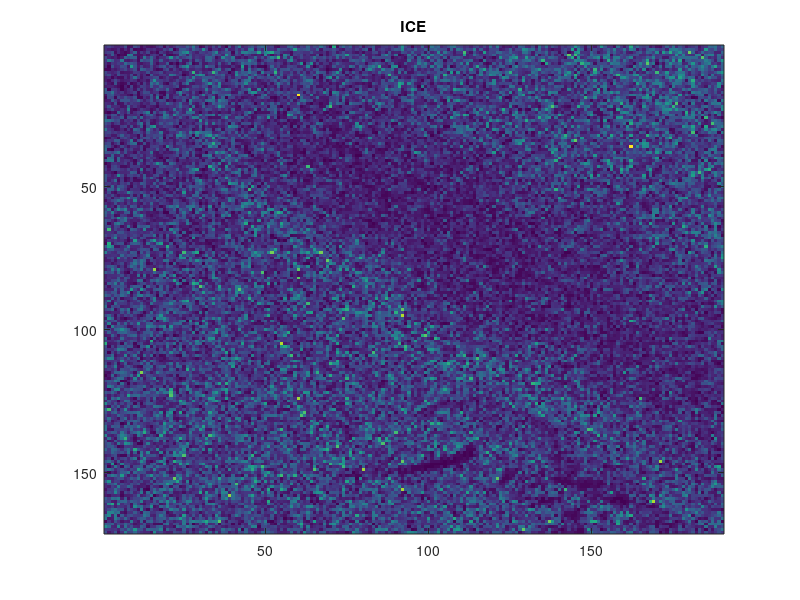
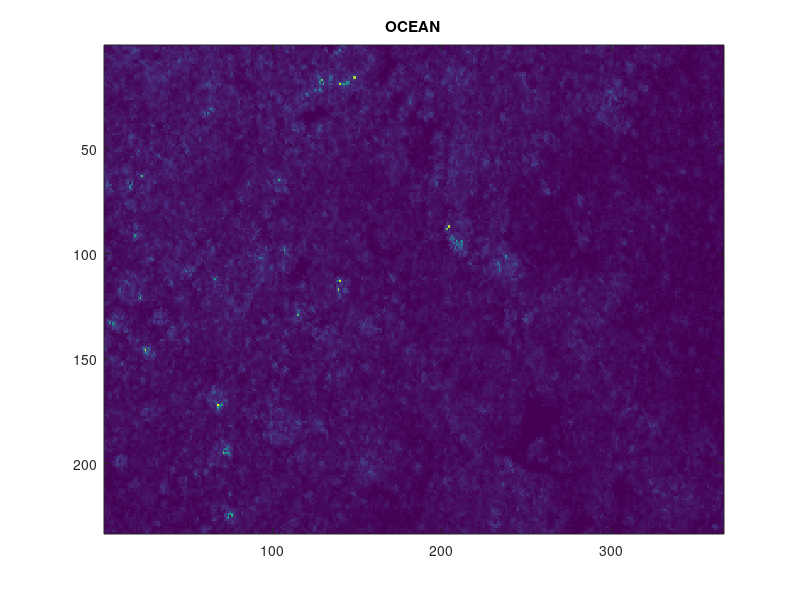

MATLAB code for these plots, in order: (Note: this script raises an error after producing the figures.)
clear;
clc;

%% R1a) - Puramente teórica

%% R1b)

load('sar_image.mat');

imagesc(I);
%colormap(parula(200));

%Just to compare and test colormap function

% figure();
 %imagesc(I);
 %colormap(parula(2)); 

% figure();
% imagesc(I);
% colormap summer;

%% R1c)

%[I2,rect]=imcrop(imagesc(I))

%----------ICE-----------------------
rect=[0.5100  201.5100  189.9800  170.9800]
I2=imcrop(I,rect);
figure(1);
imagesc(I2)
title('ICE')

%---------Water----------------------
rect=[276.5100    0.5100  365.9800  232.9800];
I3=imcrop(I,rect);
figure(2);
imagesc(I3)
title('OCEAN')

%% ---------ICE---------------------
figure(3)
ice=I2(:);
ice = ice - min(ice(:));
ice = ice ./ max(ice(:));
h=histogram(ice, 'Normalization','probability')

norm_ice = mle(ice,'distribution', 'norm');
exp_ice = mle(ice,'distribution', 'exp');
rayl_ice = mle(ice,'distribution', 'rayl');

y = linspace(0, 1, h.NumBins);
p_norm_ice = normpdf(y, norm_ice(1), norm_ice(2));
p_norm_ice = p_norm_ice./sum(p_norm_ice);

p_rayl_ice = raylpdf(y, rayl_ice);
p_rayl_ice = p_rayl_ice./sum(p_rayl_ice);
p_exp_ice = exppdf(y,exp_ice);
p_exp_ice = p_exp_ice./sum(p_exp_ice);

hold on
plot(y,p_norm_ice,'LineWidth',1.5)
plot(y,p_rayl_ice,'LineWidth',1.5)
plot(y,p_exp_ice,'LineWidth',1.5)

legend('Histogram','Normal distribuition', 'Rayleigh distribuition',...
    'Exponencial distribuition')

%% ------------water-----------------
figure(4)
water=I3(:);
water = water - min(water(:));
water = water ./ max(water(:));
h=histogram(water, 'Normalization','probability')

norm_water = mle(water,'distribution', 'norm');
exp_water = mle(water,'distribution', 'exp');
rayl_water = mle(water,'distribution', 'rayl');

y = linspace(0, 1, h.NumBins);
p_norm_water = normpdf(y, norm_water(1), norm_water(2));
p_norm_water = p_norm_water./sum(p_norm_water);

p_rayl_water = raylpdf(y, rayl_water);
p_rayl_water = p_rayl_water./sum(p_rayl_water);
p_exp_water = exppdf(y,exp_water);
p_exp_water = p_exp_water./sum(p_exp_water);

hold on
plot(y,p_norm_water,'LineWidth',1.5)
plot(y,p_rayl_water,'LineWidth',1.5)
plot(y,p_exp_water,'LineWidth',1.5)

legend('Histogram','Normal distribuition', 'Rayleigh distribuition',...
    'Exponencial distribuition')


%% usinfg the reylight distribution 1x1


[lin, col]=size(I);
R_I = zeros(lin, col);
I = I - min(I(:));
I = I./ max(I(:));

for i=1:lin
   for j=1:col
       p_ice = (I(i,j)/rayl_ice^2)* exp(-((I(i,j)^2)/(2*rayl_ice^2)));
       p_water = (I(i,j)/rayl_water^2)* exp(-((I(i,j)^2)/(2*rayl_water^2)));
       
       if(p_water > p_ice)
           R_I(i,j) = 1; %water
       else
           R_I(i,j) = 0; %ice
       end
       
   end
end

figure(5)
imagesc(R_I)
colormap([0 0 204/255; 0 204/255 204/255])

%%  usinfg the reylight distribution 5x5

load('sar_image.mat');
[lin, col]=size(I);
k=9;
I_aux=I;

I_aux = I_aux - min(I_aux(:));
I_aux = I_aux./ max(I_aux(:));

I_aux=conv2(I_aux,(1/k^2)*ones(k),'same');

%f=fspecial('average',[k,k]);
%I_aux=imfilter(I,f);



R_I2 = zeros(lin, col);
for i=1:lin
   for j=1:col
       p_ice = (I_aux(i,j)/rayl_ice^2)* exp(-((I_aux(i,j)^2)/(2*rayl_ice^2)));
       p_water = (I_aux(i,j)/rayl_water^2)* exp(-((I_aux(i,j)^2)/(2*rayl_water^2)));
       
       if(p_water > p_ice)
           R_I2(i,j) = 1; %water
       else
           R_I2(i,j) = 0; %ice
       end
   end
end

figure(6)
imagesc(R_I2)
colormap([0 0 204/255; 0 204/255 204/255])



%% Calculate rate of detection

I2_aux=I3;
[lin, col]=size(I2_aux);
k=5;
%I2_aux=conv2(I3,(1/k^2)*ones(k));

I2_aux = I2_aux - min(I2_aux(:));
I2_aux = I2_aux./ max(I2_aux(:));
I2_aux=conv2(I2_aux,(1/k^2)*ones(k),'same');
R_I3 = zeros(lin, col);


for i=1:lin
   for j=1:col
       p_ice = (I2_aux(i,j)/rayl_ice^2)* exp(-((I2_aux(i,j)^2)/(2*rayl_ice^2)));
       p_water = (I2_aux(i,j)/rayl_water^2)* exp(-((I2_aux(i,j)^2)/(2*rayl_water^2)));
       
       if(p_water > p_ice)
           R_I3(i,j) = 1; %water
       else
           R_I3(i,j) = -1; %ice
       end
       
   end
end

figure(5)
imagesc(R_I3)
colormap([0 0 204/255; 0 204/255 204/255])
